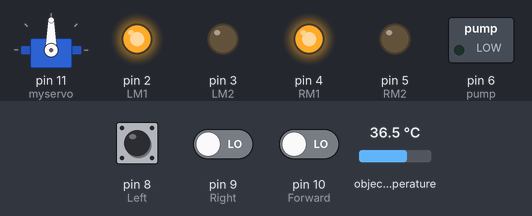
A sketch run on a simulated Arduino Uno, built with avr-gcc and run on an emulated ATmega328P. Parts: servo, switched loads named in the sketch (green lamp = pin HIGH), output pins drawn as LEDs (lit = HIGH). The test bench sets the inputs (shaded band); at power-on: pin 10 (Forward) LOW, pin 8 (Left) LOW, pin 9 (Right) LOW, object temperature 36.5 °C.

Above: at 1.2 s.
1.3 s: pin 10 (Forward) driven HIGH
At 2.5 s:
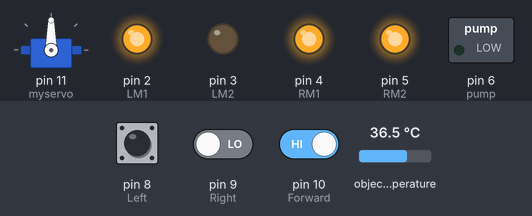
2.8 s: pin 8 (Left) pulled HIGH for 0.15 s
At 2.87 s:
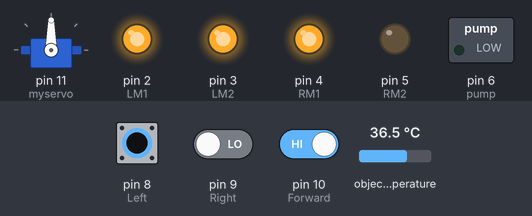
4.4 s: pin 8 (Left) pulled HIGH for 3.2 s
At 8.6 s:
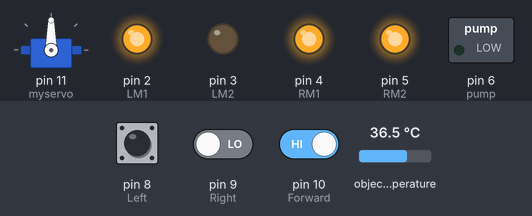
9.1 s: pin 10 (Forward) driven LOW
At 9.8 s:
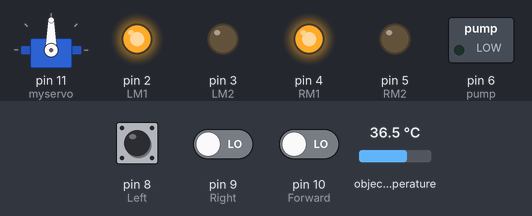
10.6 s: pin 8 (Left) driven HIGH and pin 9 (Right) driven HIGH and pin 10 (Forward) driven HIGH
At 10.9 s:
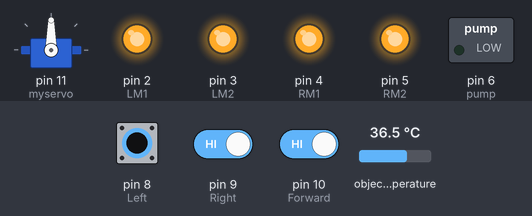
Timing chart, 0 to 13.1 s (numbered marks = the images above; inputs shaded):
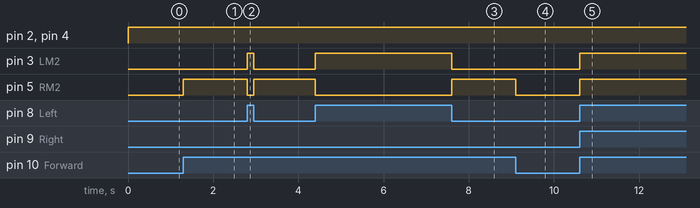

The sketch:

mlx90614.ino
```cpp
#include <Wire.h>                //include Wire.h library
#include <Servo.h>              //include servo.h library
#include <Adafruit_MLX90614.h> //include MLX90614.h library

Adafruit_MLX90614 mlx = Adafruit_MLX90614();
Servo myservo;

int pos = 0;
boolean fire = false;
double temp;


#define Left 8         // left sensor
#define Right 9       // right sensor
#define Forward 10   //front sensor

#define LM1 2        // left motor
#define LM2 3       // left motor
#define RM1 4      // right motor
#define RM2 5     // right motor
#define pump 6

void setup()
{
  pinMode(Left, INPUT);
  pinMode(Right, INPUT);
  pinMode(Forward, INPUT);
  pinMode(LM1, OUTPUT);
  pinMode(LM2, OUTPUT);
  pinMode(RM1, OUTPUT);
  pinMode(RM2, OUTPUT);
  pinMode(pump, OUTPUT);

  mlx.begin();
  myservo.attach(11);
  myservo.write(90);
}

void put_off_fire()
{
    delay (500);

    digitalWrite(LM1, LOW);
    digitalWrite(LM2, LOW);
    digitalWrite(RM1, LOW);
    digitalWrite(RM2, LOW);

   digitalWrite(pump, HIGH);
   delay(500);

    for (pos = 50; pos <= 130; pos += 1) {
    myservo.write(pos);
    delay(10);
  }
  for (pos = 130; pos >= 50; pos -= 1) {
    myservo.write(pos);
    delay(10);
  }

  digitalWrite(pump,LOW);
  myservo.write(90);

  fire=false;
}

void loop()
{
   temp = mlx.readObjectTempC();
   myservo.write(90); //Sweep_Servo();

    if (digitalRead(Left) ==1 && digitalRead(Right)==1 && digitalRead(Forward) ==1)
    {

    digitalWrite(LM1, HIGH);
    digitalWrite(LM2, HIGH);
    digitalWrite(RM1, HIGH);
    digitalWrite(RM2, HIGH);
    }

    else if (digitalRead(Forward) ==0)
    {
    digitalWrite(LM1, HIGH);
    digitalWrite(LM2, LOW);
    digitalWrite(RM1, HIGH);
    digitalWrite(RM2, LOW);
    }

    else if (digitalRead(Left) ==0)
    {
    digitalWrite(LM1, HIGH);
    digitalWrite(LM2, LOW);
    digitalWrite(RM1, HIGH);
    digitalWrite(RM2, HIGH);
    }

    else if (digitalRead(Right) ==0)
    {
    digitalWrite(LM1, HIGH);
    digitalWrite(LM2, HIGH);
    digitalWrite(RM1, HIGH);
    digitalWrite(RM2, LOW);
    }
     if (temp > 50)
     {
      put_off_fire();
     }
     else
     {
   fire=false;
     }
}
```

Measured:
- after the input at 1.3 s, pin 5 (RM2): LOW → HIGH at once
- after the input at 2.8 s, pin 3 (LM2): LOW → HIGH at once, → LOW 0.15 s later; pin 5 (RM2): HIGH → LOW at once, → HIGH 0.15 s later
- after the input at 4.4 s, pin 3 (LM2): LOW → HIGH at once, → LOW 3.2 s later; pin 5 (RM2): HIGH → LOW at once, → HIGH 3.2 s later
- after the input at 9.1 s, pin 5 (RM2): HIGH → LOW at once
- after the input at 10.6 s, pin 3 (LM2), pin 5 (RM2): LOW → HIGH at once
